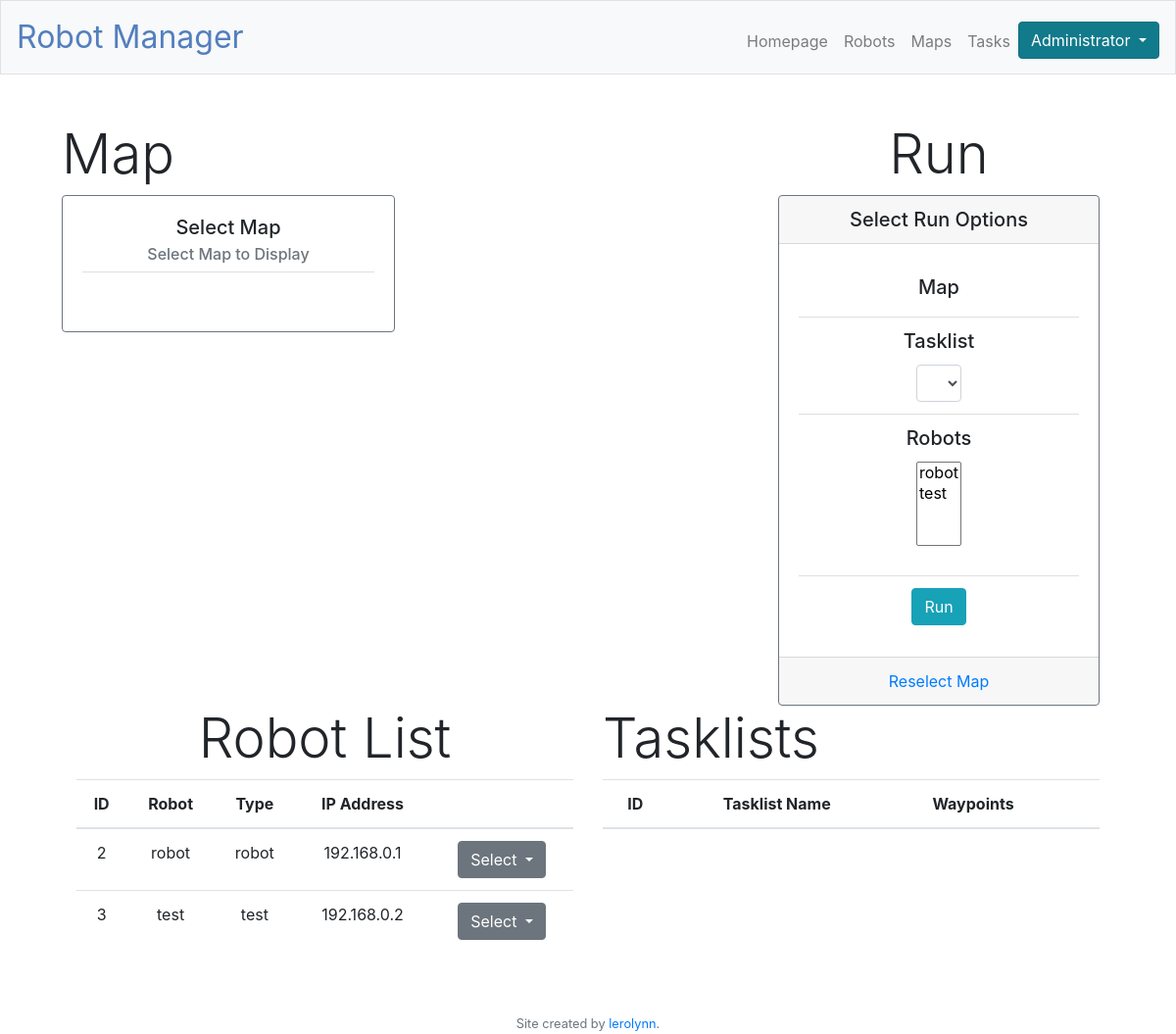
The page / (signed in) on the database its author committed.
### tables this page shows
CREATE TABLE robots (
    id INTEGER PRIMARY KEY NOT NULL,
    user_id INTEGER,
    robot_name TEXT,
    robot_type TEXT,
    ip_address TEXT,
    FOREIGN KEY (user_id) REFERENCES users(id)
);

### app.py (the view)
@app.route("/", methods=["GET"])
def index():
    if not session:
        return redirect("/login")
    cur = conn.cursor()
    cur.execute("SELECT * FROM maps WHERE user_id=?", (session["user_id"],))
    maps = cur.fetchall()
    cur.execute("SELECT * FROM robots WHERE user_id=?", (session["user_id"],))
    robots = cur.fetchall()
    cur.execute("SELECT * FROM tasklists WHERE user_id=?", (session["user_id"],))
    tasklists = cur.fetchall()
    cur.execute("SELECT * FROM homepage WHERE user_id=?", (session["user_id"],))
    rows = cur.fetchall()
    if len(rows) == 0:
        return render_template("index.html", map_path=None, maps=maps, robots=robots, tasklists=tasklists)
    map_path = os.path.join(app.config["STATIC_USR_PATH"], "maps", rows[0][2])
    map_name = rows[0][2].rsplit(".", 1)[0]
    return render_template("index.html", map_path=map_path, map_name=map_name, maps=maps, robots=robots, tasklists=tasklists)

### app.py (called while the page is built)
@app.after_request
def after_request(response):
    response.headers["Cache-Control"] = "no-cache, no-store, must-revalidate"
    response.headers["Expires"] = 0
    response.headers["Pragma"] = "no-cache"
    return response

### templates/index.html (shortened to what this page needs)
{% extends "layout.html" %}
{% block main %}
{% block page_css %}
  <link rel="stylesheet" href="https://stackpath.bootstrapcdn.com/bootstrap/4.1.1/css/bootstrap.min.css">
  <link rel="stylesheet" href="https://cdnjs.cloudflare.com/ajax/libs/bootstrap-select/1.13.1/css/bootstrap-select.css" />
{% endblock %}
  <div class="">
    <div class="row">
      <div class="col-xs-4 col-sm-6 col-md-6 col-lg-8">
        <div class="row">
            <h1 class="display-4">Map</h1>
        </div>
        <div class="row">
          {% if map_path == None %}
            <div class="card border-secondary" style="min-width: 340px; max-width: 1000px;">
              <div class="card-body">
                <h5 class="card-title">Select Map</h5>
                <h6 class="card-subtitle mb-2 text-muted">Select Map to Display</h6>
                <ul class="list-group list-group-flush">
                  <li class="list-group-item">
                  </li>
                </ul>
              </div>
            </div>
          {% else %}
            <img src="{{ map_path }}" alt="Display Map">
          {% endif %}
        </div>
      </div>
      <div class="col-xs-4 col-sm-6 col-md-6 col-lg-4">
          <h1 class="display-4">Run</h1>
          <div class="card border-secondary" style="min-width: 300px; ">
            <h5 class="card-header">Select Run Options</h5>
            <div class="card-body">
              <form action="/run_tasks" method="POST">
                <ul class="list-group list-group-flush">
                  <li class="list-group-item">
                    <h5 class="card-title">Map</h5>
                  </li>
                  <li class="list-group-item">
                    <h5 class="card-title">Tasklist</h5>
                      <select class="form-control" name="tasklist" id="tasklist" data-width="200px">
                      </select>
                  </li>
                  <li class="list-group-item">
                    <h5 class="card-title">Robots</h5>
                    <div class="form-group">
                      <select multiple class="selectpicker" data-width="200px" name="robotlist" id="robotlist">
                          {% for robot in robots %}
                            <option>{{ robot.robot_name }}</option>
                          {% endfor %}
                        </select>
                    </div>
                  </li>
                  <li class="list-group-item">
                    <button type="submit" class="btn btn-info">Run</button>
                  </li>
                </ul>
              </form>
            </div>
            <div class="card-footer text-muted">
              <form action="/reselect_display" method="POST">
                <a href="#" onclick="document.forms[1].submit();return false;"class="card-link">Reselect Map</a>
              </form>
            </div>
          </div>
      </div>
    </div>
    <div class="row">
      <div class="col col-xs-4">
          <h1 class="display-4">Robot List</h1>
          <table class="table table-hover">
            <thead>
              <tr>
                <th scope="col">ID</th>
                <th scope="col">Robot</th>
                <th scope="col">Type</th>
                <th scope="col">IP Address</th>
                <th scope="col"></th>
              </tr>
            </thead>
            <tbody>
              {% for robot in robots %}
                <tr>
                  <td>{{ robot.id }}</td>
                  <td>{{ robot.robot_name }}</td>
                  <td>{{ robot.robot_type }}</td>
                  <td>{{ robot.ip_address }}</td>
                  <td>
                    <div class="dropdown">
                      <button class="btn btn-secondary dropdown-toggle" type="button" id="dropdownMenuButton" data-toggle="dropdown" aria-haspopup="true" aria-expanded="false">
                        Select
                      </button>
                    </div>
                  </td>
              </tr>
              {% endfor %}
            </tbody>
          </table>
      </div>
      <div class="col col-xs-4">
        <h1 class="display-4 float-left">Tasklists</h1>
        <table class="table table-hover">
          <thead>
            <tr>
              <th scope="col">ID</th>
              <th scope="col">Tasklist Name</th>
              <th scope="col">Waypoints</th>
              <th scope="col"></th>
            </tr>
          </thead>
        </table>
      </div>
    </div>
  </div>
{% endblock %}

### static/styles.css (style rules this page uses)
main .form-control { display: inline-block; width: auto; }

### rows shown on the page
robots: id "2", robot_name "robot", robot_type "robot", ip_address "192.168.0.1"
robots: id "3", robot_name "test", robot_type "test", ip_address "192.168.0.2"

### other values the page prints
{{ session["name"] }} "Administrator"
